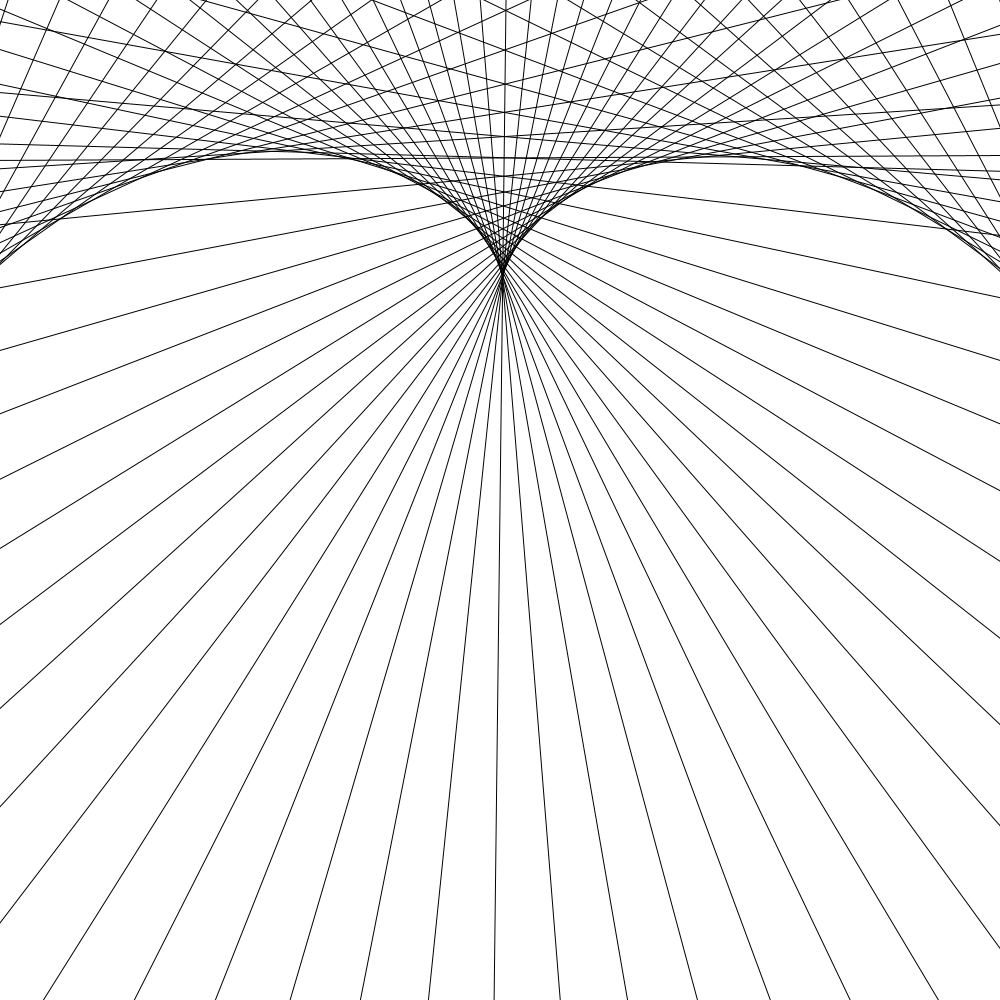
Frame 1 (no input)
Frame 60 (the mouse pressed at the canvas centre just before this capture): identical to frame 1, image omitted
Frame 120 (the mouse held since frame 60 and released just before this capture): identical to frame 1, image omitted

The Processing sketch that drew this single still picture (run headless with seeded random() and noise(); from frame 60 on, the mouse is pressed at the canvas centre):

// Processing sketch: Assignment_2_Loops_Statements
// ── Assignment_2_Loops_Statements.pde
void setup() {
size(1000,1000);
}

void draw() {
  background(255);
  
  //int i = 0;
  //while (i < 320) {
  //line(120, i, 320, i);
  //i = i + 20; 
    
  //}
  
  translate(width/2, height/2); 
  int numLines = 485; 
  for (int i = -85; i < numLines; i++) {
    float spacing = 20.12;
    rotate(TAU/68.7);
    line(-709, i * spacing, 719, i * spacing); 
  }
  
  
  
  
}
